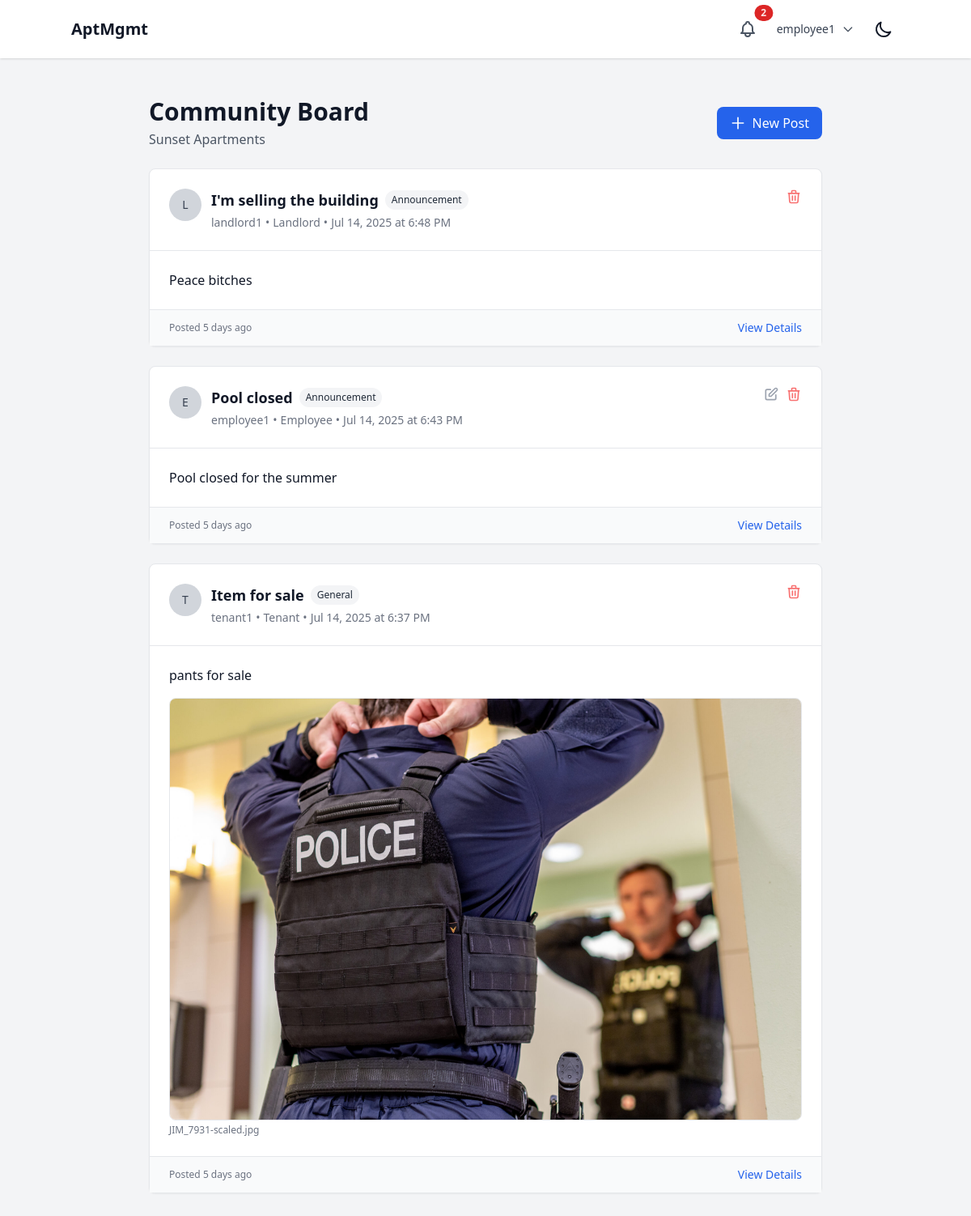
The app's page /messages/community/ (signed in) with its own data.
### users/models.py (models this page shows, shortened)
class User(AbstractUser):
    class Role(models.TextChoices):
        SUPERUSER = "SUPERUSER", "Superuser"
        LANDLORD = "LANDLORD", "Landlord"
        EMPLOYEE = "EMPLOYEE", "Employee"
        TENANT = "TENANT", "Tenant"
    role = models.CharField(max_length=50, choices=Role.choices)
    company = models.ForeignKey(Company, on_delete=models.CASCADE, related_name="users", null=True, blank=True)
    property = models.ForeignKey(Property, on_delete=models.SET_NULL, related_name="users", null=True, blank=True)
    apartment_unit = models.ForeignKey('properties.ApartmentUnit', on_delete=models.SET_NULL, null=True, blank=True, related_name="tenant")
    phone_number = models.CharField(max_length=20, blank=True, null=True)
    emergency_contact_name = models.CharField(max_length=100, blank=True, null=True)
    emergency_contact_phone = models.CharField(max_length=20, blank=True, null=True)
    emergency_contact_relationship = models.CharField(max_length=50, blank=True, null=True)

### properties/models.py (models this page shows, shortened)
class Property(models.Model):
    company = models.ForeignKey(Company, on_delete=models.CASCADE, related_name="properties")
    name = models.CharField(max_length=255)
    address = models.TextField()
    created_at = models.DateTimeField(auto_now_add=True)
    updated_at = models.DateTimeField(auto_now=True)
    class Meta:
        verbose_name_plural = "Properties"

### communication/models.py (models this page shows, shortened)
class CommunityPost(models.Model):
    class PostType(models.TextChoices):
        ANNOUNCEMENT = "ANNOUNCEMENT", "Announcement"
        EVENT = "EVENT", "Event"
        NOTICE = "NOTICE", "Notice"
        GENERAL = "GENERAL", "General"
    class PostStatus(models.TextChoices):
        ACTIVE = "ACTIVE", "Active"
        ARCHIVED = "ARCHIVED", "Archived"
        HIDDEN = "HIDDEN", "Hidden"
    id = models.UUIDField(primary_key=True, default=uuid.uuid4, editable=False)
    property = models.ForeignKey(Property, on_delete=models.CASCADE, related_name="community_posts")
    author = models.ForeignKey(User, on_delete=models.CASCADE, related_name="community_posts")
    title = models.CharField(max_length=200)
    content = models.TextField()
    post_type = models.CharField(max_length=20, choices=PostType.choices, default=PostType.GENERAL)
    status = models.CharField(max_length=20, choices=PostStatus.choices, default=PostStatus.ACTIVE)
    is_pinned = models.BooleanField(default=False)
    created_at = models.DateTimeField(auto_now_add=True)
    updated_at = models.DateTimeField(auto_now=True)
    event_date = models.DateTimeField(null=True, blank=True)
    event_location = models.CharField(max_length=200, blank=True)
    class Meta:
        ordering = ['-is_pinned', '-created_at']
        indexes = [
            models.Index(fields=['property', 'status']),
            models.Index(fields=['created_at']),
        ]
    def can_be_edited_by(self, user):
        return self.author == user
    def can_be_moderated_by(self, user):
        if self.author == user:
            return True
        if user.role in [User.Role.LANDLORD, User.Role.EMPLOYEE]:
            if user.role == User.Role.LANDLORD and user.company == self.property.company:
                return True
            if user.role == User.Role.EMPLOYEE and user.property == self.property:
                return True
        return False

class CommunityPostAttachment(models.Model):
    id = models.UUIDField(primary_key=True, default=uuid.uuid4, editable=False)
    post = models.ForeignKey(CommunityPost, on_delete=models.CASCADE, related_name="attachments")
    file = models.FileField(upload_to='community_attachments/')
    filename = models.CharField(max_length=255)
    file_size = models.PositiveIntegerField()
    content_type = models.CharField(max_length=100)
    uploaded_at = models.DateTimeField(auto_now_add=True)
    @property
    def is_image(self):
        return self.content_type.startswith('image/')

### communication/views.py (the view)
# urls.py: path('community/', views.community_board, name='community_board'),
@login_required
def community_board(request):
    user = request.user
    if user.role == User.Role.TENANT and user.property:
        posts = CommunityPost.objects.filter(
            property=user.property,
            status=CommunityPost.PostStatus.ACTIVE
        ).select_related('author', 'property').prefetch_related('attachments')
        property_filter = user.property
    elif user.role == User.Role.EMPLOYEE and user.property:
        posts = CommunityPost.objects.filter(
            property=user.property,
            status=CommunityPost.PostStatus.ACTIVE
        ).select_related('author', 'property').prefetch_related('attachments')
        property_filter = user.property
    elif user.role == User.Role.LANDLORD and user.company:
        posts = CommunityPost.objects.filter(
            property__company=user.company,
            status=CommunityPost.PostStatus.ACTIVE
        ).select_related('author', 'property').prefetch_related('attachments')
        property_filter = None  # Multiple properties
    else:
        posts = CommunityPost.objects.none()
        property_filter = None
    for post in posts:
        post.user_can_edit = post.can_be_edited_by(user)
        post.user_can_moderate = post.can_be_moderated_by(user)
    can_post = False
    if user.role in [User.Role.LANDLORD, User.Role.EMPLOYEE, User.Role.TENANT]:
        can_post = True
    context = {
        'posts': posts,
        'can_post': can_post,
        'property': property_filter,
    }
    return render(request, 'communication/community_board.html', context)

### core/context_processors.py (called while the page is built)
def notifications(request):
    if request.user.is_authenticated:
        unread_notifications = Notification.objects.filter(
            recipient=request.user,
            is_read=False
        ).order_by('-created_at')
        recent_unread_notifications = unread_notifications[:5]
        return {
            'unread_notifications_count': unread_notifications.count(),
            'recent_notifications': recent_unread_notifications,
            'has_unread_notifications': unread_notifications.exists(),
        }
    return {
        'unread_notifications_count': 0,
        'recent_notifications': [],
        'has_unread_notifications': False,
    }

### core/templates/communication/community_board.html (shortened to what this page needs)
{% extends 'base.html' %}
{% block content %}
<div class="max-w-4xl mx-auto px-4 sm:px-6 lg:px-8 py-8">
    <div class="flex justify-between items-center mb-6">
        <div>
            <h1 class="text-3xl font-bold text-gray-900 dark:text-white">Community Board</h1>
            {% if property %}
                <p class="text-gray-600 dark:text-gray-400 mt-1">{{ property.name }}</p>
            {% endif %}
        </div>
        {% if can_post %}
            <a href="{% url 'communication:create_community_post' %}"
               class="bg-blue-600 hover:bg-blue-700 text-white px-4 py-2 rounded-lg flex items-center gap-2 transition duration-200">
                <svg class="w-5 h-5" fill="none" stroke="currentColor" viewBox="0 0 24 24">
                    <path stroke-linecap="round" stroke-linejoin="round" stroke-width="2" d="M12 4v16m8-8H4"></path>
                </svg>
                New Post
            </a>
        {% endif %}
    </div>
    <div class="space-y-6">
        {% for post in posts %}
            <div class="bg-white dark:bg-gray-800 rounded-lg shadow-sm border border-gray-200 dark:border-gray-700 {% if post.is_pinned %}border-l-4 border-l-blue-500{% endif %}">
                <div class="p-6 border-b border-gray-200 dark:border-gray-700">
                    <div class="flex items-start justify-between">
                        <div class="flex items-start space-x-3">
                            <div class="flex-shrink-0">
                                <div class="w-10 h-10 bg-gray-300 dark:bg-gray-600 rounded-full flex items-center justify-center">
                                    <span class="text-sm font-medium text-gray-700 dark:text-gray-300">
                                        {{ post.author.first_name.0|default:post.author.username.0|upper }}
                                    </span>
                                </div>
                            </div>
                            <div class="flex-1 min-w-0">
                                <div class="flex items-center gap-2 mb-1">
                                    <h3 class="text-lg font-semibold text-gray-900 dark:text-white">
                                        {{ post.title }}
                                    </h3>
                                    <span class="bg-gray-100 text-gray-800 dark:bg-gray-700 dark:text-gray-200 text-xs px-2 py-1 rounded-full">
                                        {{ post.get_post_type_display }}
                                    </span>
                                </div>
                                <div class="flex items-center text-sm text-gray-500 dark:text-gray-400">
                                    <span>{{ post.author.get_full_name|default:post.author.username }}</span>
                                    <span class="mx-1">•</span>
                                    <span>{{ post.author.get_role_display }}</span>
                                    <span class="mx-1">•</span>
                                    <span>{{ post.created_at|date:"M d, Y" }} at {{ post.created_at|time:"g:i A" }}</span>
                                </div>
                            </div>
                        </div>
                        {% if post.user_can_edit or post.user_can_moderate %}
                            <div class="flex items-center space-x-2">
                                {% if post.user_can_edit %}
                                    <a href="{% url 'communication:edit_community_post' post_id=post.id %}"
                                       class="text-gray-400 hover:text-gray-600 dark:hover:text-gray-300">
                                        <svg class="w-5 h-5" fill="none" stroke="currentColor" viewBox="0 0 24 24">
                                            <path stroke-linecap="round" stroke-linejoin="round" stroke-width="2" d="M11 5H6a2 2 0 00-2 2v11a2 2 0 002 2h11a2 2 0 002-2v-5m-1.414-9.414a2 2 0 112.828 2.828L11.828 15H9v-2.828l8.586-8.586z"></path>
                                        </svg>
                                    </a>
                                {% endif %}
                                {% if post.user_can_moderate %}
                                    <a href="{% url 'communication:delete_community_post' post_id=post.id %}"
                                       class="text-red-400 hover:text-red-600">
                                        <svg class="w-5 h-5" fill="none" stroke="currentColor" viewBox="0 0 24 24">
                                            <path stroke-linecap="round" stroke-linejoin="round" stroke-width="2" d="M19 7l-.867 12.142A2 2 0 0116.138 21H7.862a2 2 0 01-1.995-1.858L5 7m5 4v6m4-6v6m1-10V4a1 1 0 00-1-1h-4a1 1 0 00-1 1v3M4 7h16"></path>
                                        </svg>
                                    </a>
                                {% endif %}
                            </div>
                        {% endif %}
                    </div>
                </div>
                <div class="p-6">
                    <div class="prose dark:prose-invert max-w-none">
                        {{ post.content|linebreaks }}
                    </div>
                    {% for attachment in post.attachments.all %}
                        {% if attachment.is_image %}
                            <div class="mt-4">
                                <img src="{{ attachment.file.url }}"
                                     alt="{{ attachment.filename }}"
                                     class="max-w-full h-auto rounded-lg border border-gray-200 dark:border-gray-600">
                                <p class="text-xs text-gray-500 dark:text-gray-400 mt-1">{{ attachment.filename }}</p>
                            </div>
                        {% endif %}
                    {% endfor %}
                </div>
                <div class="px-6 py-3 bg-gray-50 dark:bg-gray-700 border-t border-gray-200 dark:border-gray-600">
                    <div class="flex items-center justify-between">
                        <span class="text-xs text-gray-500 dark:text-gray-400">
                            {% if post.updated_at != post.created_at %}
                                Updated {{ post.updated_at|timesince }} ago
                            {% else %}
                                Posted {{ post.created_at|timesince }} ago
                            {% endif %}
                        </span>
                        <a href="{% url 'communication:community_post_detail' post_id=post.id %}"
                           class="text-sm text-blue-600 dark:text-blue-400 hover:underline">
                            View Details
                        </a>
                    </div>
                </div>
            </div>
        {% endfor %}
    </div>
</div>
{% endblock %}

### core/templates/base.html (shortened to what this page needs)
{% load static %}
<!DOCTYPE html>
<html lang="en" x-data="{ darkMode: localStorage.getItem('darkMode') === 'true' }" x-init="$watch('darkMode', val => localStorage.setItem('darkMode', val))" :class="{ 'dark': darkMode }">
<head>
    <script src="https://cdn.tailwindcss.com"></script>
</head>
<body class="bg-gray-100 dark:bg-gray-900 text-gray-900 dark:text-gray-100">
    <header class="p-4 bg-white dark:bg-gray-800 shadow">
        <div class="container mx-auto flex justify-between items-center">
            {% if user.is_authenticated %}
                <a href="{% url 'core:dashboard_redirect' %}" class="text-xl font-bold hover:text-gray-600 dark:hover:text-gray-300 transition-colors duration-200">AptMgmt</a>
            {% else %}
                <h1 class="text-xl font-bold">AptMgmt</h1>
            {% endif %}
            <div class="flex items-center space-x-4">
                {% if user.is_authenticated %}
                    <div class="relative" x-data="{ open: false }">
                        <button @click="open = !open" class="relative p-2 text-gray-600 dark:text-gray-300 hover:text-gray-900 dark:hover:text-white focus:outline-none focus:ring-2 focus:ring-offset-2 focus:ring-blue-500">
                            {% if has_unread_notifications %}
                            <span class="absolute top-0 right-0 inline-flex items-center justify-center px-2 py-1 text-xs font-bold leading-none text-red-100 transform translate-x-1/2 -translate-y-1/2 bg-red-600 rounded-full">{{ unread_notifications_count }}</span>
                            {% endif %}
                        </button>
                    </div>
                    <div class="relative" x-data="{ open: false }">
                        <button @click="open = !open" class="flex items-center space-x-2 text-sm rounded-full focus:outline-none focus:ring-2 focus:ring-offset-2 focus:ring-blue-500">
                            <span class="text-gray-700 dark:text-gray-300">{{ user.username }}</span>
                            <svg class="w-4 h-4 text-gray-600 dark:text-gray-300" fill="none" stroke="currentColor" viewBox="0 0 24 24">
                                <path stroke-linecap="round" stroke-linejoin="round" stroke-width="2" d="M19 9l-7 7-7-7"></path>
                            </svg>
                        </button>
                    </div>
                {% endif %}
                <button @click="darkMode = !darkMode" class="p-2 rounded-md focus:outline-none focus:ring-2 focus:ring-offset-2 focus:ring-offset-gray-800 focus:ring-white">
                    <svg x-show="!darkMode" class="w-6 h-6" fill="none" stroke="currentColor" viewBox="0 0 24 24" xmlns="http://www.w3.org/2000/svg"><path stroke-linecap="round" stroke-linejoin="round" stroke-width="2" d="M20.354 15.354A9 9 0 018.646 3.646 9.003 9.003 0 0012 21a9.003 9.003 0 008.354-5.646z"></path></svg>
                </button>
            </div>
        </div>
    </header>
    <main class="p-4" id="content">
        {% block content %}{% endblock %}
    </main>
</body>
</html>

### records on screen
User: username "employee1"
Property: name "Sunset Apartments"
CommunityPost: author.first_name.0 "L", title "I'm selling the building", post_type "Announcement", author.get_full_name "landlord1", author.role "Landlord", created_at "Jul 14, 2025", created_at "6:48 PM", content "Peace bitches", created_at "5 days"
CommunityPost: author.first_name.0 "E", title "Pool closed", post_type "Announcement", author.get_full_name "employee1", author.role "Employee", created_at "Jul 14, 2025", created_at "6:43 PM", content "Pool closed for the summer", created_at "5 days"
CommunityPost: author.first_name.0 "T", title "Item for sale", post_type "General", author.get_full_name "tenant1", author.role "Tenant", created_at "Jul 14, 2025", created_at "6:37 PM", content "pants for sale", created_at "5 days"
CommunityPostAttachment: file (picture), filename "JIM_7931-scaled.jpg"

### other values on screen
{{ unread_notifications_count }} "2"
